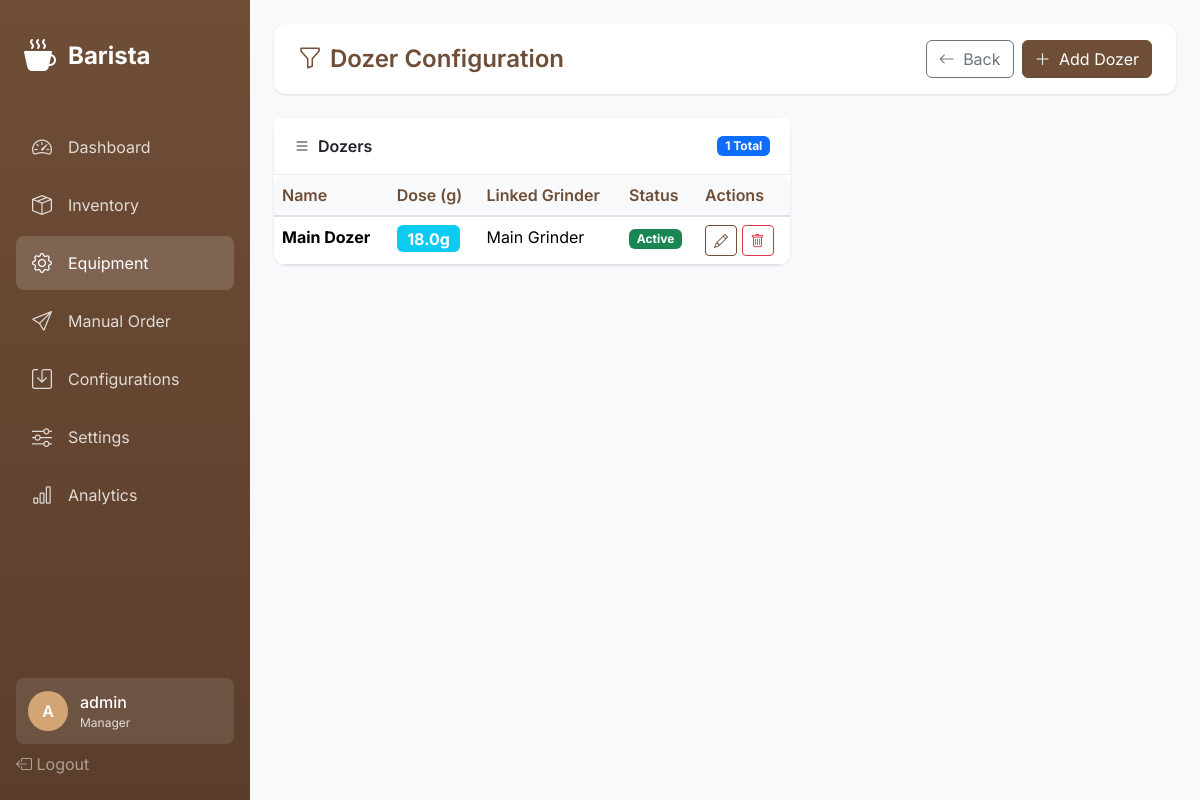
The app's page /equipment/dozers/ (signed in) with its own data.
### barista_app/models.py (models this page shows, shortened)
class UserProfile(AbstractUser):
    ROLE_CHOICES = [
        ('barista', 'Barista'),
        ('technician', 'Technician'),
        ('supervisor', 'Supervisor'),
        ('manager', 'Manager'),
    ]
    role = models.CharField(max_length=20, choices=ROLE_CHOICES, default='barista')
    last_activity = models.DateTimeField(null=True, blank=True)
    class Meta:
        db_table = 'user_profiles'

class Dozer(models.Model):
    name = models.CharField(max_length=100)
    dose_grams = models.FloatField(
        validators=[MinValueValidator(0.1), MaxValueValidator(200.0)],
        default=18.0,
        help_text="Dose in grams (0.1-200.0)"
    )
    linked_grinder = models.ForeignKey(
        Grinder,
        on_delete=models.SET_NULL,
        null=True,
        blank=True,
        related_name='dozers'
    )
    is_active = models.BooleanField(default=True)
    created_at = models.DateTimeField(auto_now_add=True)
    updated_at = models.DateTimeField(auto_now=True)
    class Meta:
        db_table = 'dozers'
        ordering = ['name']

class Grinder(models.Model):
    name = models.CharField(max_length=100)
    coffee_type = models.ForeignKey(
        CoffeeType,
        on_delete=models.SET_NULL,
        null=True,
        blank=True,
        related_name='grinders'
    )
    grind_level = models.IntegerField(
        validators=[MinValueValidator(1), MaxValueValidator(10)],
        default=5,
        help_text="Grind level from 1 (fine) to 10 (coarse)"
    )
    is_active = models.BooleanField(default=True)
    created_at = models.DateTimeField(auto_now_add=True)
    updated_at = models.DateTimeField(auto_now=True)
    class Meta:
        db_table = 'grinders'
        ordering = ['name']

### barista_app/views.py (the view)
# urls.py: path('equipment/dozers/', views.dozers_list, name='dozers-list'),
@login_required
def dozers_list(request):
    dozers = Dozer.objects.all()
    grinders = Grinder.objects.filter(is_active=True)
    return render(request, 'barista/equipment/dozers.html', {
        'dozers': dozers,
        'grinders': grinders,
    })

### barista_app/templates/barista/equipment/dozers.html (shortened to what this page needs)
{% extends 'barista/base.html' %}
{% block content %}
<div class="top-bar">
    <h1 class="page-title">
        <i class="bi bi-funnel me-2"></i>Dozer Configuration
    </h1>
    <div class="d-flex gap-2">
        <a href="{% url 'equipment-overview' %}" class="btn btn-outline-secondary">
            <i class="bi bi-arrow-left me-1"></i> Back
        </a>
        <button class="btn btn-primary" onclick="showAddModal()">
            <i class="bi bi-plus-lg me-1"></i> Add Dozer
        </button>
    </div>
</div>
<div class="row">
    <div class="col-lg-7">
        <div class="card">
            <div class="card-header d-flex justify-content-between align-items-center">
                <span><i class="bi bi-list me-2"></i>Dozers</span>
                <span class="badge bg-primary">{{ dozers|length }} Total</span>
            </div>
            <div class="card-body p-0">
                <div class="table-responsive">
                    <table class="table table-hover mb-0">
                        <thead>
                            <tr>
                                <th>Name</th>
                                <th>Dose (g)</th>
                                <th>Linked Grinder</th>
                                <th>Status</th>
                                <th>Actions</th>
                            </tr>
                        </thead>
                        <tbody id="dozers-table">
                            {% for dozer in dozers %}
                            <tr data-id="{{ dozer.id }}">
                                <td><strong>{{ dozer.name }}</strong></td>
                                <td>
                                    <span class="badge bg-info fs-6">{{ dozer.dose_grams }}g</span>
                                </td>
                                <td>{{ dozer.linked_grinder.name|default:"-" }}</td>
                                <td>
                                    {% if dozer.is_active %}
                                    <span class="badge bg-success">Active</span>
                                    {% else %}
                                    <span class="badge bg-secondary">Inactive</span>
                                    {% endif %}
                                </td>
                                <td>
                                    <button class="btn btn-sm btn-outline-primary" onclick="editDozer({{ dozer.id }})">
                                        <i class="bi bi-pencil"></i>
                                    </button>
                                    <button class="btn btn-sm btn-outline-danger" onclick="deleteDozer({{ dozer.id }})">
                                        <i class="bi bi-trash"></i>
                                    </button>
                                </td>
                            </tr>
                            {% empty %}
                            <tr>
                                <td colspan="5" class="text-center text-muted py-4">
                                    No dozers configured. Click "Add Dozer" to create one.
                                </td>
                            </tr>
                            {% endfor %}
                        </tbody>
                    </table>
                </div>
            </div>
        </div>
    </div>
    <div class="col-lg-5">
    </div>
</div>
{% endblock %}

### barista_app/templates/barista/base.html (shortened to what this page needs)
{% load static %}
<!DOCTYPE html>
<html lang="en" data-bs-theme="light">
<head>
    <link href="https://cdn.jsdelivr.net/npm/bootstrap@5.3.2/dist/css/bootstrap.min.css" rel="stylesheet">
    <link href="https://cdn.jsdelivr.net/npm/bootstrap-icons@1.11.1/font/bootstrap-icons.css" rel="stylesheet">
</head>
<body>
    {% if user.is_authenticated %}
    <nav class="sidebar">
        <a href="{% url 'dashboard' %}" class="sidebar-brand">
            <i class="bi bi-cup-hot-fill"></i>
            <span>Barista</span>
        </a>
        <ul class="sidebar-nav">
            <li class="nav-item">
                <a href="{% url 'dashboard' %}" class="nav-link {% if request.resolver_match.url_name == 'dashboard' %}active{% endif %}">
                    <i class="bi bi-speedometer2"></i>
                    <span>Dashboard</span>
                </a>
            </li>
            <li class="nav-item">
                <a href="{% url 'inventory-dashboard' %}" class="nav-link {% if 'inventory' in request.path %}active{% endif %}">
                    <i class="bi bi-box-seam"></i>
                    <span>Inventory</span>
                </a>
            </li>
            <li class="nav-item">
                <a href="{% url 'equipment-overview' %}" class="nav-link {% if 'equipment' in request.path %}active{% endif %}">
                    <i class="bi bi-gear"></i>
                    <span>Equipment</span>
                </a>
            </li>
            <li class="nav-item">
                <a href="{% url 'manual-order' %}" class="nav-link {% if request.resolver_match.url_name == 'manual-order' %}active{% endif %}">
                    <i class="bi bi-send"></i>
                    <span>Manual Order</span>
                </a>
            </li>
            <li class="nav-item">
                <a href="{% url 'configurations-list' %}" class="nav-link {% if 'configurations' in request.path %}active{% endif %}">
                    <i class="bi bi-save"></i>
                    <span>Configurations</span>
                </a>
            </li>
            <li class="nav-item">
                <a href="{% url 'settings-display' %}" class="nav-link {% if 'settings' in request.path %}active{% endif %}">
                    <i class="bi bi-sliders"></i>
                    <span>Settings</span>
                </a>
            </li>
            <li class="nav-item">
                <a href="{% url 'analytics-overview' %}" class="nav-link {% if 'analytics' in request.path %}active{% endif %}">
                    <i class="bi bi-bar-chart"></i>
                    <span>Analytics</span>
                </a>
            </li>
        </ul>
        <div class="sidebar-footer">
            <div class="user-info">
                <div class="user-avatar">
                    {{ user.username|slice:":1"|upper }}
                </div>
                <div class="user-details">
                    <div class="user-name">{{ user.username }}</div>
                    <div class="user-role">{{ user.get_role_display }}</div>
                </div>
            </div>
            <a href="{% url 'logout' %}" class="nav-link text-white-50">
                <i class="bi bi-box-arrow-left"></i>
                <span>Logout</span>
            </a>
        </div>
    </nav>
    {% endif %}
    <main class="main-content {% if not user.is_authenticated %}ms-0{% endif %}">
        {% block content %}{% endblock %}
    </main>
</body>
</html>

### barista_app/templates/barista/base.html (style rules this page uses)
:root { --sidebar-width: 250px; --primary-color: #6f4e37; --secondary-color: #c4a484; --accent-color: #d4a574; }
* { font-family: 'Inter', sans-serif; }
body { background-color: #f8f9fa; min-height: 100vh; }
.sidebar { position: fixed; top: 0; left: 0; height: 100vh; width: var(--sidebar-width); background: linear-gradient(180deg, var(--primary-color) 0%, #5a3d2b 100%); padding: 1.5rem 1rem; z-index: 1000; transition: transform 0.3s ease; }
.sidebar-brand { color: white; font-size: 1.5rem; font-weight: 700; text-decoration: none; display: flex; align-items: center; gap: 0.75rem; padding: 0.5rem; margin-bottom: 2rem; }
.sidebar-brand i { font-size: 2rem; }
.sidebar-nav { list-style: none; padding: 0; margin: 0; }
.sidebar-nav .nav-item { margin-bottom: 0.25rem; }
.sidebar-nav .nav-link { color: rgba(255, 255, 255, 0.8); padding: 0.75rem 1rem; border-radius: 0.5rem; display: flex; align-items: center; gap: 0.75rem; text-decoration: none; transition: all 0.2s; }
.sidebar-nav .nav-link:hover, .sidebar-nav .nav-link.active { background: rgba(255, 255, 255, 0.15); color: white; }
.sidebar-nav .nav-link i { font-size: 1.25rem; width: 1.5rem; }
.sidebar-footer { position: absolute; bottom: 1.5rem; left: 1rem; right: 1rem; }
.user-info { background: rgba(255, 255, 255, 0.1); border-radius: 0.5rem; padding: 0.75rem; color: white; display: flex; align-items: center; gap: 0.75rem; margin-bottom: 0.5rem; }
.user-avatar { width: 40px; height: 40px; border-radius: 50%; background: var(--accent-color); display: flex; align-items: center; justify-content: center; font-weight: 600; }
.user-details { flex: 1; overflow: hidden; }
.user-name { font-weight: 500; white-space: nowrap; overflow: hidden; text-overflow: ellipsis; }
.user-role { font-size: 0.75rem; opacity: 0.8; }
.main-content { margin-left: var(--sidebar-width); padding: 1.5rem; min-height: 100vh; }
.top-bar { background: white; border-radius: 0.75rem; padding: 1rem 1.5rem; margin-bottom: 1.5rem; display: flex; justify-content: space-between; align-items: center; box-shadow: 0 1px 3px rgba(0,0,0,0.1); }
.page-title { font-size: 1.5rem; font-weight: 600; color: var(--primary-color); margin: 0; }
.card { border: none; border-radius: 0.75rem; box-shadow: 0 1px 3px rgba(0,0,0,0.1); }
.card-header { background: white; border-bottom: 1px solid #eee; font-weight: 600; padding: 1rem 1.25rem; }
.btn-primary { background: var(--primary-color); border-color: var(--primary-color); }
.btn-outline-primary { color: var(--primary-color); border-color: var(--primary-color); }
.table { background: white; border-radius: 0.75rem; overflow: hidden; }
.table thead th { background: #f8f9fa; border-bottom: 2px solid #dee2e6; font-weight: 600; color: var(--primary-color); }

### records on screen
UserProfile: username "A", username "admin", role "Manager"
Dozer: name "Main Dozer", dose_grams "18.0", linked_grinder.name "Main Grinder", is_active "Active"

### other values on screen
{{ dozers|length }} "1"
